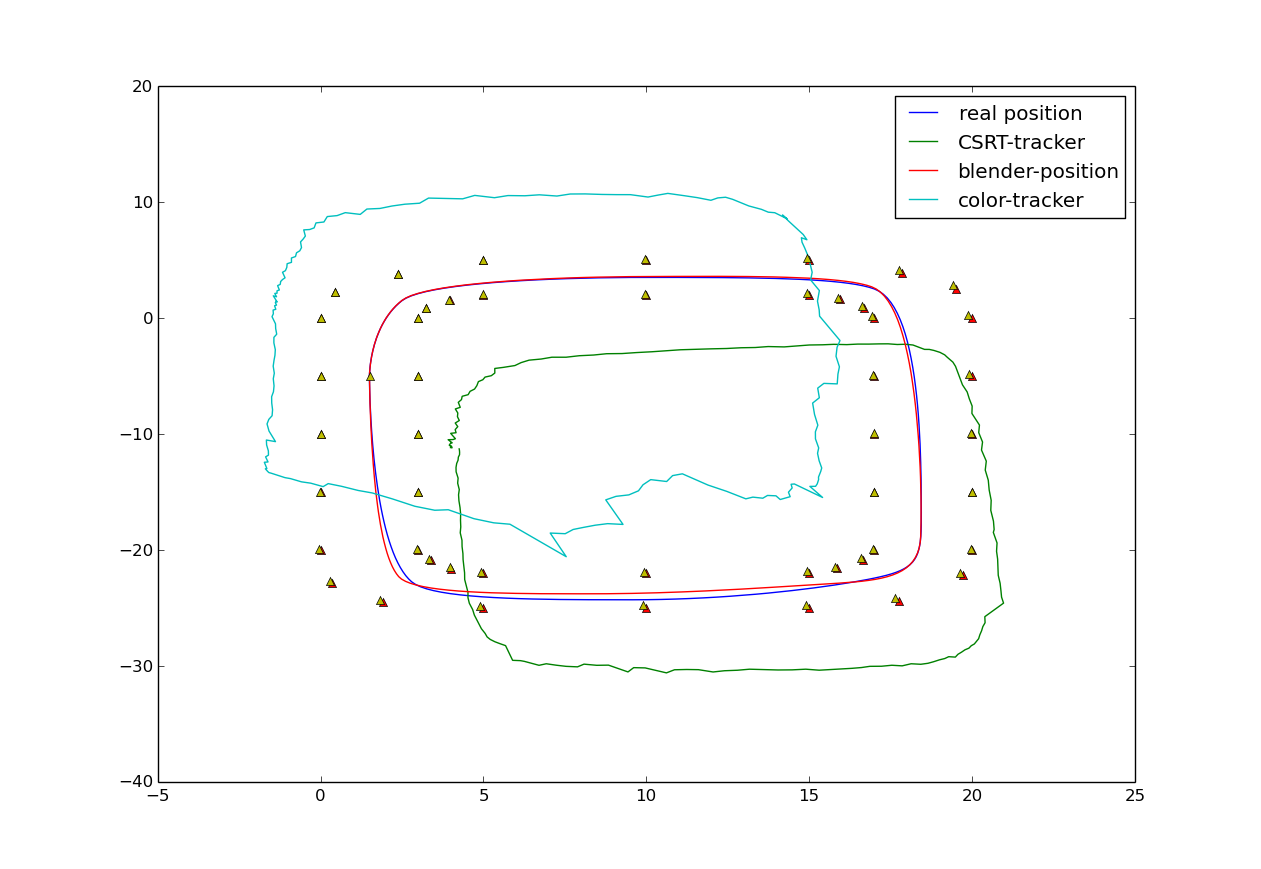

Recreate this plot in Python.
import matplotlib.pyplot as plt
import os
import numpy as np

# load results
directory_name = os.path.abspath(os.path.dirname(__file__))
results = sorted([os.path.join(directory_name, frame_dir)
                 for frame_dir in os.listdir(directory_name)])

# load position data from blender
blender_cone_path = os.path.join(directory_name, 'cone_position.p3d')
blender_cone_points_3D = np.loadtxt(blender_cone_path, delimiter=';')
plt.plot(blender_cone_points_3D[:, 0], blender_cone_points_3D[:, 1], 'r^')

# load car position data from blender
blender_car_path = os.path.join(directory_name, 'car_position.p3d')
blender_car_points_3D = np.loadtxt(blender_car_path, delimiter=';')
plt.plot(blender_car_points_3D[:, 0],
         blender_car_points_3D[:, 1], label='real position'.format('r'))

i = 0
for result_path in results:
    i += 1
    # check if result is a directory
    if os.path.isdir(result_path):
        points_3D = np.loadtxt(os.path.join(
            result_path, 'car_transformation.p3d'), delimiter=';')

        # strip last dimension of points to make 2D points
        points_2D = points_3D[:, :2]

        # dir_name
        dir_name = os.path.basename(result_path)

        # plot points
        plt.plot(points_2D[:, 0], points_2D[:, 1],
                 label=dir_name.format(i=i))
        plt.legend(loc='best')

# add cone position to results
blender_position_path = os.path.join(directory_name, 'blender-position')
cone_points_3D = np.loadtxt(os.path.join(
    blender_position_path, 'cone_transformation.p3d'), delimiter=';')
cone_points_2D = cone_points_3D[:, :2]
plt.plot(cone_points_2D[:, 0], cone_points_2D[:, 1], 'y^')


plt.show()
